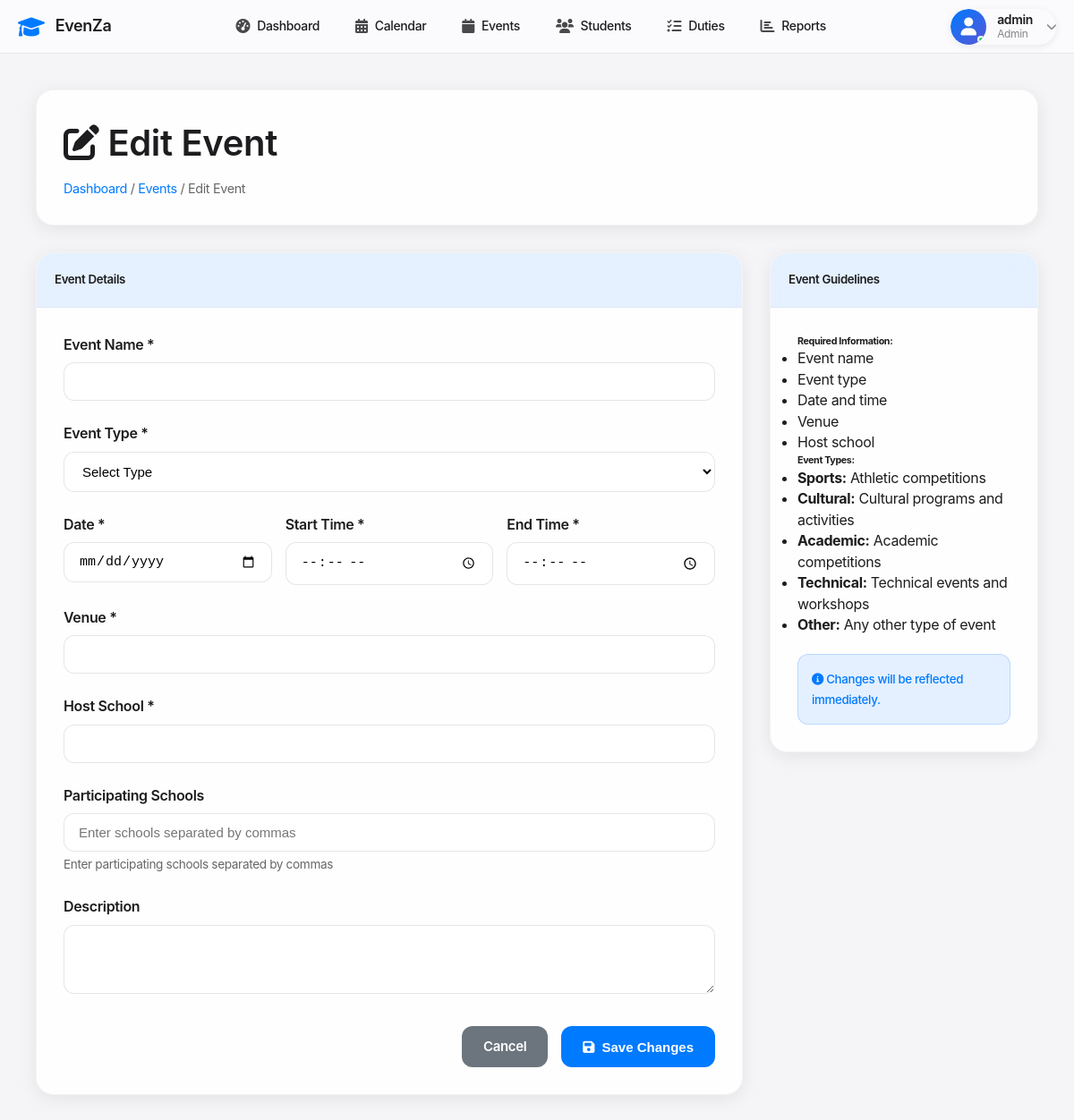
/events/4/edit (signed in), run on an earlier commit of the app's database.
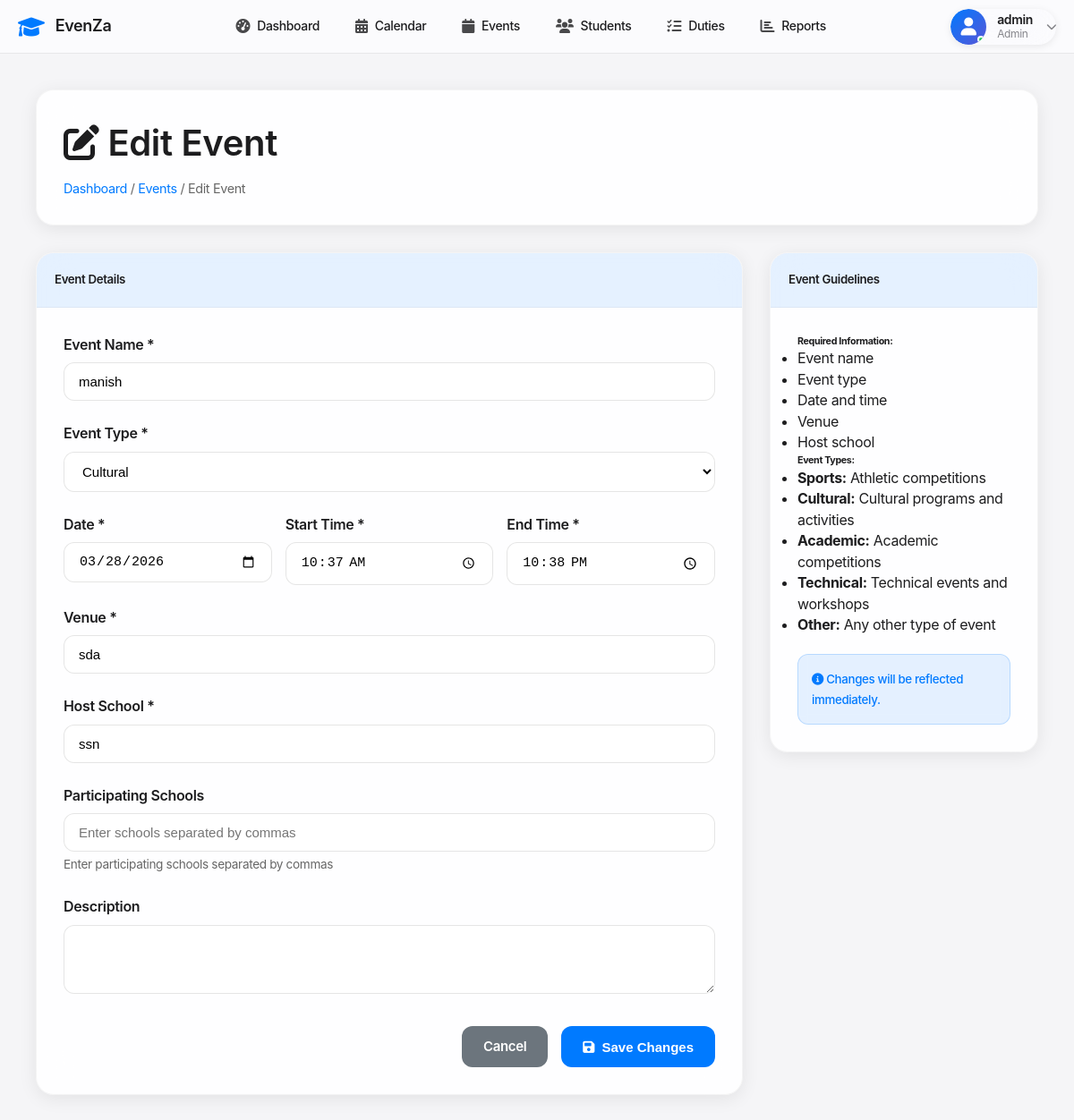
And on a later commit of the database.
### tables this page shows
CREATE TABLE events (
            id INTEGER PRIMARY KEY AUTOINCREMENT,
            name TEXT NOT NULL,
            type TEXT NOT NULL,
            event_date DATE NOT NULL,
            start_time TIME NOT NULL,
            end_time TIME NOT NULL,
            venue TEXT NOT NULL,
            description TEXT,
            host_school TEXT NOT NULL,
            participating_schools TEXT,
            status TEXT DEFAULT 'upcoming',
            created_at TIMESTAMP DEFAULT CURRENT_TIMESTAMP
        );

### app.py (the view, shortened to what this page needs)
@app.route('/events/<int:id>/edit', methods=['GET', 'POST'])
@role_required(['admin', 'super_admin'])
def edit_event(id):
    conn = get_db_connection()
    event = conn.execute('SELECT * FROM events WHERE id = ?', (id,)).fetchone()
    conn.close()
    return render_template('edit_event.html', event=event)

### app.py (called while the page is built)
def get_db_connection():
    conn = sqlite3.connect('events.db')
    conn.row_factory = sqlite3.Row
    return conn

def role_required(roles):
    def decorator(f):
        @wraps(f)
        def decorated_function(*args, **kwargs):
            if 'user_id' not in session:
                flash('Please login to access this page', 'error')
                return redirect(url_for('login'))
            if session.get('role') not in roles:
                flash('You do not have permission to access this page', 'error')
                return redirect(url_for('dashboard'))
            return f(*args, **kwargs)
        return decorated_function
    return decorator

### templates/edit_event.html (shortened to what the changed rows need)
{% extends "base.html" %}
{% block content %}
<div class="edit-event-container">
    <div class="page-header">
        <h1><i class="fas fa-edit"></i> Edit Event</h1>
    </div>
    <div class="edit-event-grid">
        <div class="edit-event-main">
            <div class="form-card">
                <div class="form-card-body">
                    <form method="POST">
                        <div class="form-field">
                            <label for="name">Event Name *</label>
                            <input type="text" id="name" name="name" value="{{ event.name }}" required>
                        </div>
                        <div class="form-field">
                            <label for="type">Event Type *</label>
                            <select id="type" name="type" required>
                                <option value="">Select Type</option>
                                <option value="cultural" {% if event.type == 'cultural' %}selected{% endif %}>Cultural</option>
                            </select>
                        </div>
                        <div class="form-row">
                            <div class="form-field">
                                <label for="event_date">Date *</label>
                                <input type="date" id="event_date" name="event_date" value="{{ event.event_date }}" required>
                            </div>
                            <div class="form-field">
                                <label for="start_time">Start Time *</label>
                                <input type="time" id="start_time" name="start_time" value="{{ event.start_time }}" required>
                            </div>
                            <div class="form-field">
                                <label for="end_time">End Time *</label>
                                <input type="time" id="end_time" name="end_time" value="{{ event.end_time }}" required>
                            </div>
                        </div>
                        <div class="form-field">
                            <label for="venue">Venue *</label>
                            <input type="text" id="venue" name="venue" value="{{ event.venue }}" required>
                        </div>
                        <div class="form-field">
                            <label for="host_school">Host School *</label>
                            <input type="text" id="host_school" name="host_school" value="{{ event.host_school }}" required>
                        </div>
                    </form>
                </div>
            </div>
        </div>
    </div>
</div>
{% endblock %}

What changed in the data, as far as the page shows it:
added events: name "manish", type "Cultural", event_date "03/28/2026", start_time "10:37", end_time "22:38", venue "sda", host_school "ssn"
Also different on the page:
form field type: "Select Type" → (not shown)
